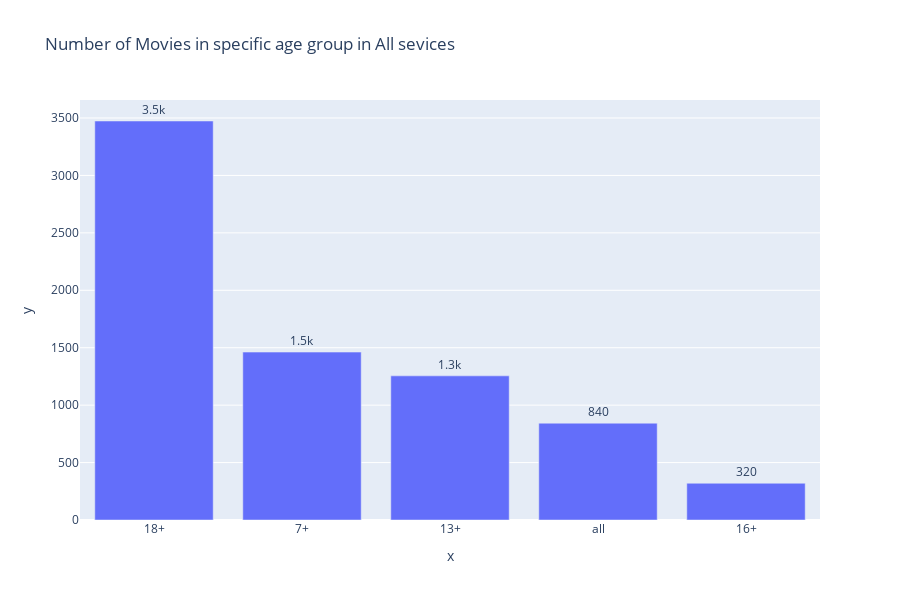

Here is the notebook cell this chart was saved with:
### Markdown cell above
**Number of Movies in specific age group in All sevices**

### Code cell
fig = px.bar(df,
             x=df['Age'].value_counts().index,
             y = df['Age'].value_counts(),
             title = 'Number of Movies in specific age group in All sevices',
             text=df['Age'].value_counts(),
             height=600)
fig.update_traces(texttemplate='%{text:.2s}', textposition='outside') # for the text to be outside
iplot(fig)

### Figure 1 — Plotly figure (JSON) as saved in the notebook; plotly's stock layout.template omitted (floating-point values rounded to 4 significant figures)
{"data": [{"alignmentgroup": "True", "hovertemplate": "x=%{x}<br>y=%{y}<br>text=%{text}<extra></extra>", "legendgroup": "", "marker": {"color": "#636efa"}, "name": "", "offsetgroup": "", "orientation": "v", "showlegend": false, "text": [3474, 1462, 1255, 843, 320], "textposition": "outside", "texttemplate": "%{text:.2s}", "type": "bar", "x": ["18+", "7+", "13+", "all", "16+"], "xaxis": "x", "y": [3474, 1462, 1255, 843, 320], "yaxis": "y"}], "layout": {"barmode": "relative", "height": 600, "legend": {"tracegroupgap": 0}, "title": {"text": "Number of Movies in specific age group in All sevices"}, "xaxis": {"anchor": "y", "domain": [0, 1], "title": {"text": "x"}}, "yaxis": {"anchor": "x", "domain": [0, 1], "title": {"text": "y"}}}}
